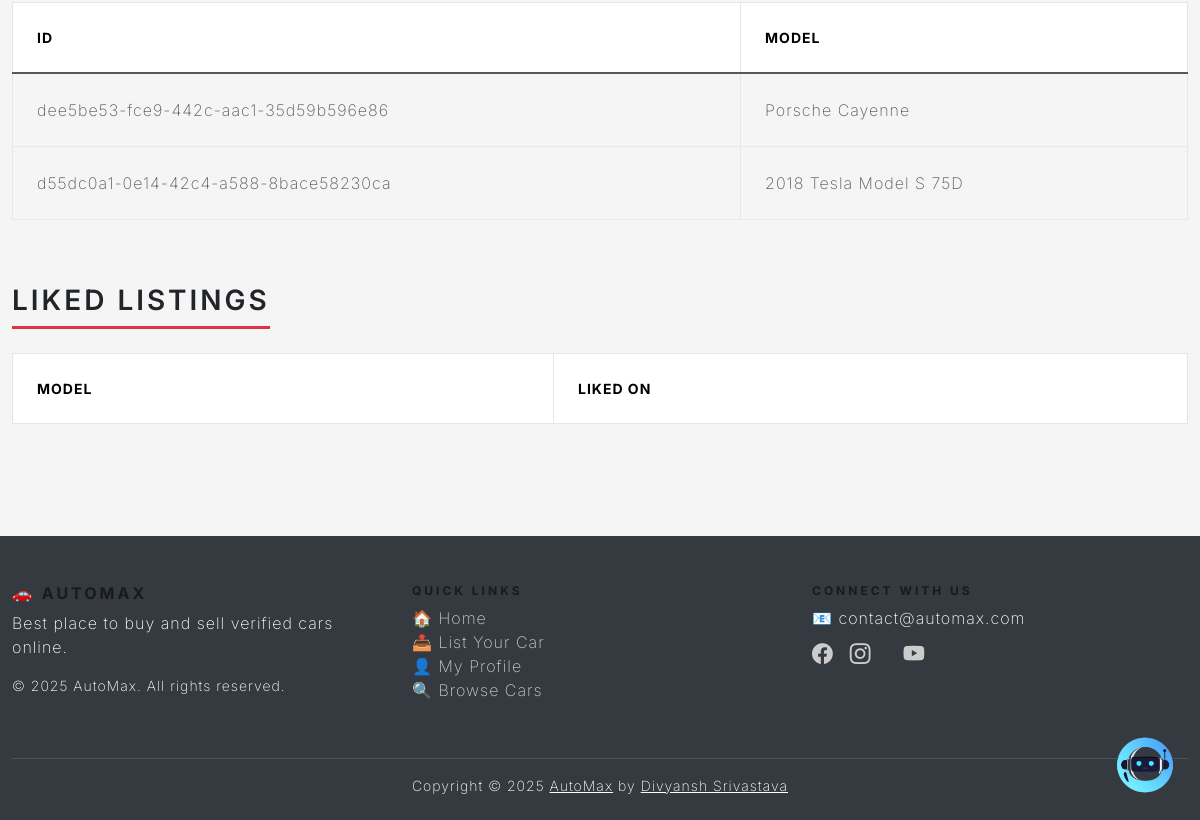
/profile/ (signed in, lower part), run on an earlier commit of the app's database.
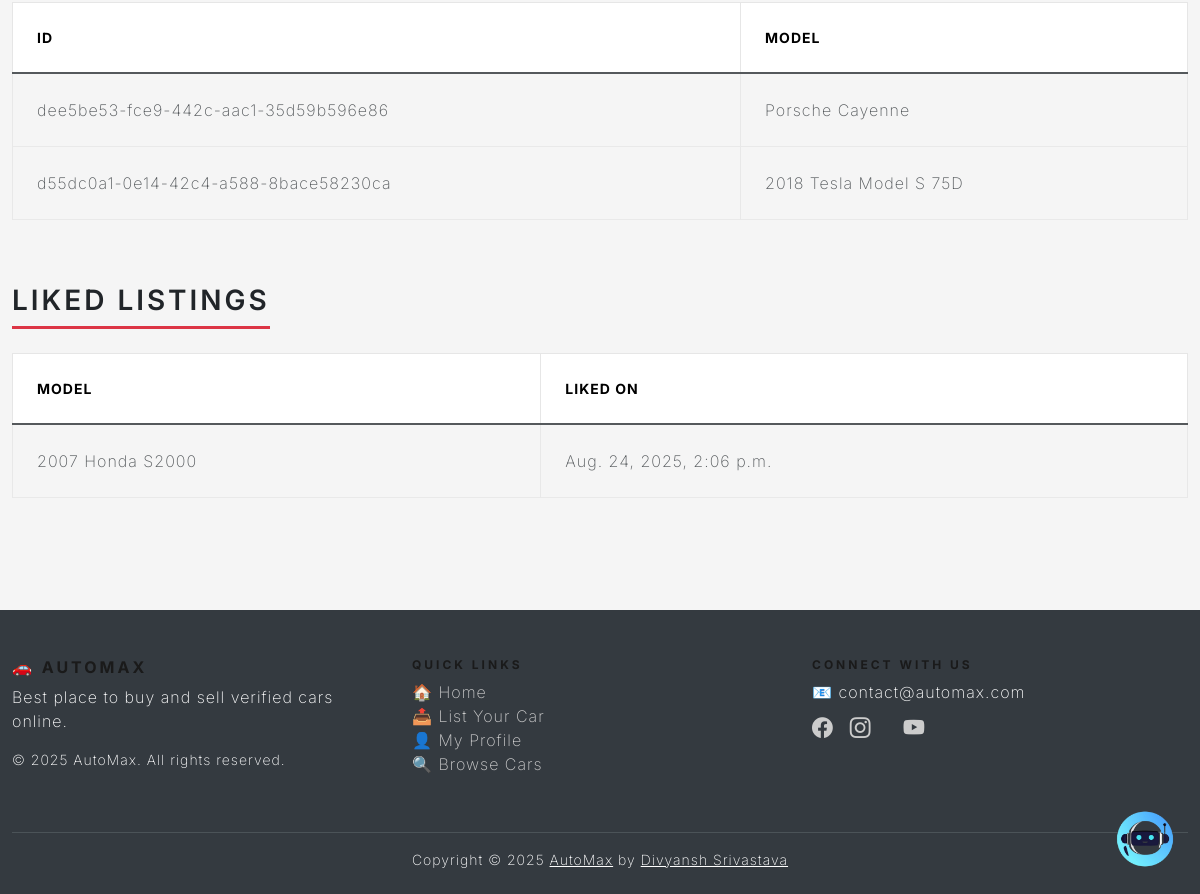
And on a later commit of the database.
### main/models.py (models this page shows, shortened)
class Listing(models.Model):
    id = models.UUIDField(primary_key=True, default=uuid.uuid4, unique=True, editable=False)
    created_at = models.DateTimeField(auto_now_add=True)
    updated_at = models.DateTimeField(auto_now=True)
    seller = models.ForeignKey(Profile, on_delete=models.CASCADE)
    brand = models.CharField(max_length=24, choices=CARS_BRANDS, default=None)
    model = models.CharField(max_length=64,)
    vin = models.CharField(max_length=17,)
    mileage = models.IntegerField(default=0)
    color = models.CharField(max_length=24,)
    description = models.TextField()
    engine = models.CharField(max_length=24,)
    transmisson = models.CharField(
        max_length=24, choices=TRANSMISSION_OPTIONS, default=None)
    location = models.OneToOneField(
        Location, on_delete=models.SET_NULL, null=True)
    image = models.ImageField(upload_to=user_listing_path)

class LikedListing(models.Model):
    profile = models.ForeignKey(Profile, on_delete=models.CASCADE)
    listing = models.ForeignKey(Listing, on_delete=models.CASCADE)
    like_date = models.DateTimeField(auto_now_add=True)

### users/views.py (the view, shortened to what this page needs)
# urls.py: path('profile/', ProfileView.as_view(), name='profile'),
@method_decorator(login_required, name='dispatch')
class ProfileView(View):
    def get(self, request):
        user_listings = Listing.objects.filter(seller=request.user.profile)
        user_liked_listings = LikedListing.objects.filter(
            profile=request.user.profile).all()
        user_form = UserForm(instance=request.user)
        profile_form = ProfileForm(instance=request.user.profile)
        location_form = LocationForm(instance=request.user.profile.location)
        return render(request, 'views/profile.html', {'user_form': user_form,
                                                      'profile_form': profile_form,
                                                      'location_form': location_form,
                                                      'user_listings': user_listings,
                                                      'user_liked_listings': user_liked_listings, })

### users/templates/views/profile.html (shortened to what this page needs)
{% extends 'base/base.html' %}
{% load static %}
{% load crispy_forms_tags %}
{% block 'body' %}
<div class="container py-5">
  <div class="mb-5">
    <div class="table-responsive">
      <table class="table table-hover table-bordered align-middle">
        <thead class="table-light">
          <tr>
            <th>ID</th>
            <th>Model</th>
          </tr>
        </thead>
        <tbody>
          {% for listing in user_listings %}
          <tr>
            <td>{{ listing.id }}</td>
            <td>{{ listing.model }}</td>
          </tr>
          {% endfor %}
        </tbody>
      </table>
    </div>
  </div>
  <div>
    <h2 class="section-title">Liked Listings</h2>
    <div class="table-responsive">
      <table class="table table-hover table-bordered align-middle">
        <thead class="table-light">
          <tr>
            <th>Model</th>
            <th>Liked On</th>
          </tr>
        </thead>
        <tbody>
          {% for liked_listing in user_liked_listings %}
          <tr>
            <td>{{ liked_listing.listing.model }}</td>
            <td>{{ liked_listing.like_date }}</td>
          </tr>
          {% endfor %}
        </tbody>
      </table>
    </div>
  </div>
</div>
{% endblock %}

What changed in the data, as far as the page shows it:
added LikedListing: listing.model "2007 Honda S2000", like_date "Aug. 24, 2025, 2:06 p.m."
